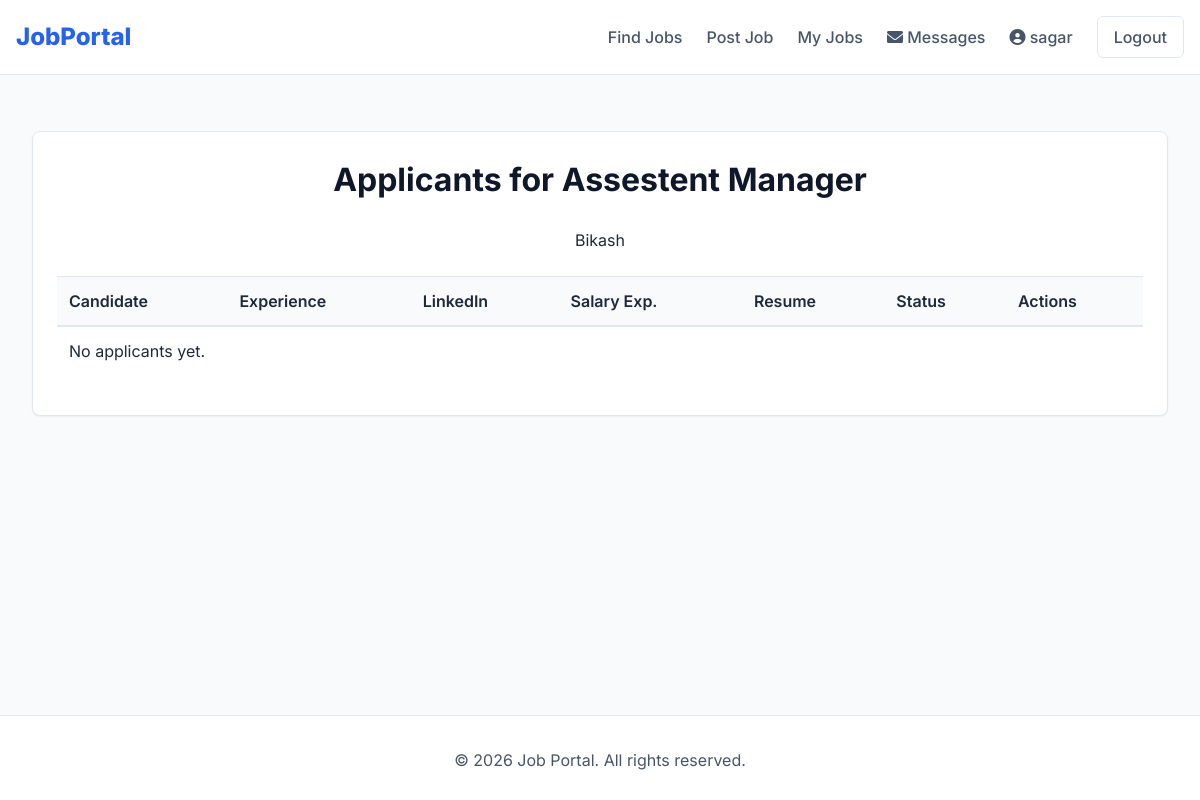
The page /applicantList/7/ (signed in) on the database its author committed.
### myApp/models.py (models this page shows, shortened)
class Custom_User(AbstractUser):
    USER=[
        ('recruiter','Recruiter'),('jobseeker','JobSeeker')
    ]
    user_type=models.CharField(choices=USER,max_length=120)
    profile_pic=models.ImageField(upload_to="media/profile_pic",null=True)

class JobModel(models.Model):
    JOB_TYPE_CHOICES=[
        ('full_time', 'Full Time'),
        ('part_time', 'Part Time'),
        ('contract', 'Contract'),
        ('internship', 'Internship'),
        ('temporary', 'Temporary'),
    ]
    user=models.ForeignKey(Custom_User,null=True,blank=True,on_delete=models.CASCADE)
    job_title = models.CharField(max_length=200, null=True, blank=True)
    company_name = models.CharField(max_length=200, null=True, blank=True)
    location = models.CharField(max_length=200, null=True, blank=True)
    description = models.TextField(null=True, blank=True)
    salary = models.PositiveIntegerField(null=True, blank=True)
    employment_type = models.CharField(max_length=50, choices=JOB_TYPE_CHOICES, null=True, blank=True)
    posted_date = models.DateTimeField(auto_now_add=True)
    update_date = models.DateTimeField(auto_now=True)
    application_deadline = models.DateTimeField(null=True, blank=True)

### myApp/views.py (the view)
# urls.py: path('applicantList/<int:job_id>/', applicantList, name='applicantList'),
@login_required
def applicantList(request, job_id):
    job = get_object_or_404(JobModel, id=job_id)
    if request.user != job.user:
        messages.warning(request, "Access Denied.")
        return redirect('createdJob')
    applications = jobApplyModel.objects.filter(job=job)
    context = {
        'job': job,
        'applications': applications
    }
    return render(request, "myAdmin/applicantList.html", context)

### Template/myAdmin/applicantList.html (shortened to what this page needs)
{% extends 'Common/base.html' %}
{% block body %}
<div class="container mt-4">
    <div class="card">
        <h1 class="text-center mb-4">Applicants for {{ job.job_title }}</h1>
        <p class="text-center text-secondary mb-4">{{ job.company_name }}</p>
        <div style="overflow-x: auto;">
            <table class="table table-hover">
                <thead>
                    <tr>
                        <th>Candidate</th>
                        <th>Experience</th>
                        <th>LinkedIn</th>
                        <th>Salary Exp.</th>
                        <th>Resume</th>
                        <th>Status</th>
                        <th>Actions</th>
                    </tr>
                </thead>
                <tbody>
                    {% for application in applications %}
                    <tr>
                        <td>
                            <strong>{{ application.Full_Name }}</strong><br>
                            <small style="color: var(--text-secondary);">
                                {{ application.Skills|truncatechars:30 }}</small>
                        </td>
                        <td>{{ application.Work_Experience }}</td>
                        <td>
                            {% if application.Linkedin_URL %}
                            <a href="{{ application.Linkedin_URL }}" target="_blank">View Profile</a>
                            {% else %}
                            -
                            {% endif %}
                        </td>
                        <td>${{ application.Expected_Salary|default:"-" }}</td>
                        <td>
                            {% if application.Resume %}
                            <a href="{{ application.Resume.url }}" class="btn btn-secondary btn-sm"
                                target="_blank">Download</a>
                            {% else %}
                            -
                            {% endif %}
                        </td>
                        <td>
                            {% if application.status == 'rejected' %}
                            <span
                                style="background-color: #fee2e2; color: #991b1b; padding: 2px 8px; border-radius: 12px; font-size: 0.8em;">Rejected</span>
                            {% elif application.status == 'interview_scheduled' %}
                            <span
                                style="background-color: #dcfce7; color: #166534; padding: 2px 8px; border-radius: 12px; font-size: 0.8em;">Interview</span>
                            {% else %}
                            <span
                                style="background-color: #fef3c7; color: #92400e; padding: 2px 8px; border-radius: 12px; font-size: 0.8em;">Pending</span>
                            {% endif %}
                        </td>
                        <td>
                            <div style="display: flex; gap: 0.5rem; flex-wrap: wrap;">
                                {% if application.status == 'pending' %}
                                <a href="{% url 'call_for_interview' job.id application.id %}"
                                    class="btn btn-primary btn-sm"
                                    style="background-color: var(--success-color);">Interview</a>
                                <a href="{% url 'reject_application' job.id application.id %}"
                                    class="btn btn-danger btn-sm">Reject</a>
                                {% elif application.status == 'interview_scheduled' %}
                                <a href="{% url 'send_message' job.id application.id %}"
                                    class="btn btn-secondary btn-sm">Message</a>
                                {% endif %}
                            </div>
                        </td>
                    </tr>
                    {% empty %}
                    <tr>
                        <td colspan="7" class="text-center">No applicants yet.</td>
                    </tr>
                    {% endfor %}
                </tbody>
            </table>
        </div>
    </div>
</div>
{% endblock %}

### Template/Common/base.html (shortened to what this page needs)
<!DOCTYPE html>
{% load static %}
<html lang="en">
<head>
  <link rel="stylesheet" href="https://cdnjs.cloudflare.com/ajax/libs/font-awesome/6.0.0-beta3/css/all.min.css">
  <link rel="stylesheet" href="{% static 'css/style.css' %}">
</head>
<body>
  <nav class="navbar">
    <div class="container">
      <a href="{% url 'JobFeed' %}" class="nav-brand">JobPortal</a>
      <div class="nav-menu">
        <a href="{% url 'JobFeed' %}" class="nav-link">Find Jobs</a>
        {% if request.user.is_authenticated %}
        {% if request.user.user_type == 'recruiter' %}
        <a href="{% url 'addJobPage' %}" class="nav-link">Post Job</a>
        <a href="{% url 'createdJob' %}" class="nav-link">My Jobs</a>
        {% else %}
        <a href="{% url 'appliedJob' %}" class="nav-link">Applied Jobs</a>
        <a href="{% url 'MySettingsPage' %}" class="nav-link">My Profile</a>
        {% endif %}
        <a href="{% url 'my_messages' %}" class="nav-link">
          <i class="fas fa-envelope"></i> Messages
        </a>
        <a href="{% url 'profile_view' %}" class="nav-link user-profile">
          <i class="fas fa-user-circle"></i> {{ request.user.username }}
        </a>
        <a href="{% url 'logoutPage' %}" class="btn btn-secondary btn-sm">Logout</a>
        {% else %}
        <a href="{% url 'signinPage' %}" class="nav-link">Login</a>
        <a href="{% url 'signupPage' %}" class="btn btn-primary">Sign Up</a>
        {% endif %}
      </div>
    </div>
  </nav>
  <main class="main-content">
    <div class="container">
      {% block body %}{% endblock %}
    </div>
  </main>
  <footer class="footer">
    <div class="container text-center">
      <p>&copy; 2026 Job Portal. All rights reserved.</p>
    </div>
  </footer>
</body>
</html>

### static/css/style.css (style rules this page uses)
:root { --primary-color: #2563eb; --primary-hover: #1d4ed8; --secondary-color: #64748b; --accent-color: #0f172a; --background-color: #f8fafc; --surface-color: #ffffff; --text-main: #1e293b; --text-secondary: #475569; --border-color: #e2e8f0; --success-color: #10b981; --danger-color: #ef4444; --warning-color: #f59e0b; --radius-sm: 0.375rem; --radius-md: 0.5rem; --radius-lg: 0.75rem; --shadow-sm: 0 1px 2px 0 rgb(0 0 0 / 0.05); --shadow-md: 0 4px 6px -1px rgb(0 0 0 / 0.1), 0 2px 4px -2px rgb(0 0 0 / 0.1); --font-sans: 'Inter', system-ui, -apple-system, sans-serif; }
* { box-sizing: border-box; margin: 0; padding: 0; }
body { font-family: var(--font-sans); background-color: var(--background-color); color: var(--text-main); line-height: 1.5; -webkit-font-smoothing: antialiased; }
a { color: var(--primary-color); text-decoration: none; transition: color 0.2s; }
h1, h2, h3, h4, h5, h6 { font-weight: 700; color: var(--accent-color); margin-bottom: 1rem; }
.container { max-width: 1200px; margin: 0 auto; padding: 0 1rem; }
.main-content { padding: 2rem 0; min-height: 80vh; }
.navbar { background-color: var(--surface-color); border-bottom: 1px solid var(--border-color); padding: 1rem 0; position: sticky; top: 0; z-index: 100; }
.navbar .container { display: flex; justify-content: space-between; align-items: center; }
.nav-brand { font-size: 1.5rem; font-weight: 800; color: var(--primary-color); }
.nav-menu { display: flex; gap: 1.5rem; align-items: center; }
.nav-link { color: var(--text-secondary); font-weight: 500; }
.card { background-color: var(--surface-color); border-radius: var(--radius-md); border: 1px solid var(--border-color); box-shadow: var(--shadow-sm); padding: 1.5rem; margin-bottom: 1.5rem; transition: transform 0.2s, box-shadow 0.2s; }
.btn { display: inline-block; padding: 0.5rem 1rem; border-radius: var(--radius-sm); font-weight: 500; text-align: center; cursor: pointer; border: none; transition: background-color 0.2s; }
.btn-secondary { background-color: var(--surface-color); border: 1px solid var(--border-color); color: var(--text-secondary); }
.text-center { text-align: center; }
.mt-4 { margin-top: 1.5rem; }
.mb-4 { margin-bottom: 1.5rem; }
.table { width: 100%; border-collapse: collapse; margin-bottom: 1rem; background-color: var(--surface-color); }
.table th, .table td { padding: 0.75rem; vertical-align: top; border-top: 1px solid var(--border-color); text-align: left; }
.table thead th { vertical-align: bottom; border-bottom: 2px solid var(--border-color); background-color: var(--background-color); font-weight: 600; }
.footer { background: var(--surface-color); padding: 2rem 0; border-top: 1px solid var(--border-color); margin-top: auto; color: var(--text-secondary); }

### rows shown on the page
Custom_User: user.username "sagar"
JobModel: job_title "Assestent Manager", company_name "Bikash"
